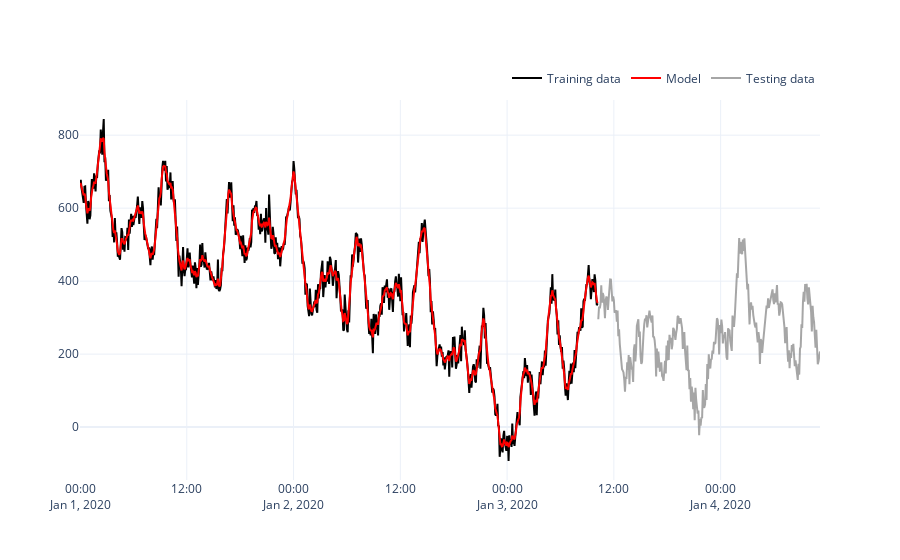

The notebook cell this image was saved under:
### Code cell
model.fit()
model.plotly(X_test, y_test)

### Figure 1 — Plotly figure (JSON) as saved in the notebook; plotly's stock layout.template omitted (floating-point values rounded to 4 significant figures; data arrays with more than 128 entries replaced by an {"elided": "..."} marker saying what was removed)
{"data": [{"line": {"color": "rgba(0,0,0, 1)"}, "mode": "lines", "name": "Training data", "type": "scatter", "x": {"elided": "699 str values"}, "y": {"elided": "699 float values"}}, {"line": {"color": "rgba(255,0,0, 1)"}, "mode": "lines", "name": "Model", "type": "scatter", "x": {"elided": "699 str values"}, "y": {"elided": "699 float values"}}, {"line": {"color": "rgba(128,128,128, .7)"}, "mode": "lines", "name": "Testing data", "type": "scatter", "x": {"elided": "300 str values"}, "y": {"elided": "300 float values"}}], "layout": {"legend": {"orientation": "h", "x": 1, "xanchor": "right", "y": 1.02, "yanchor": "bottom"}, "yaxis": {"automargin": true}}}
